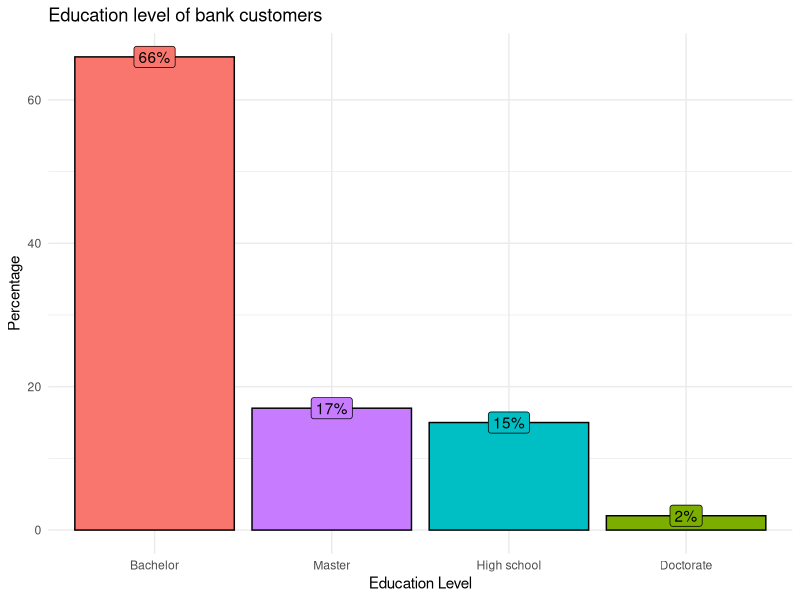
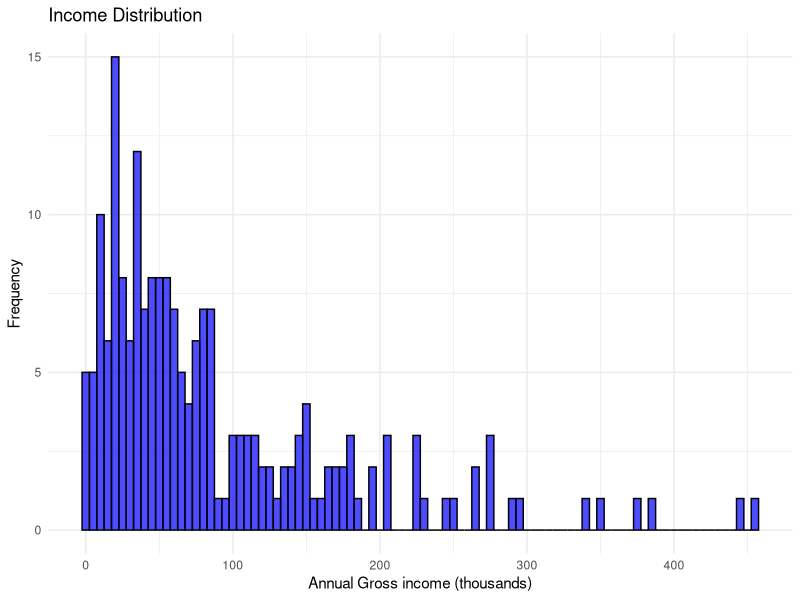
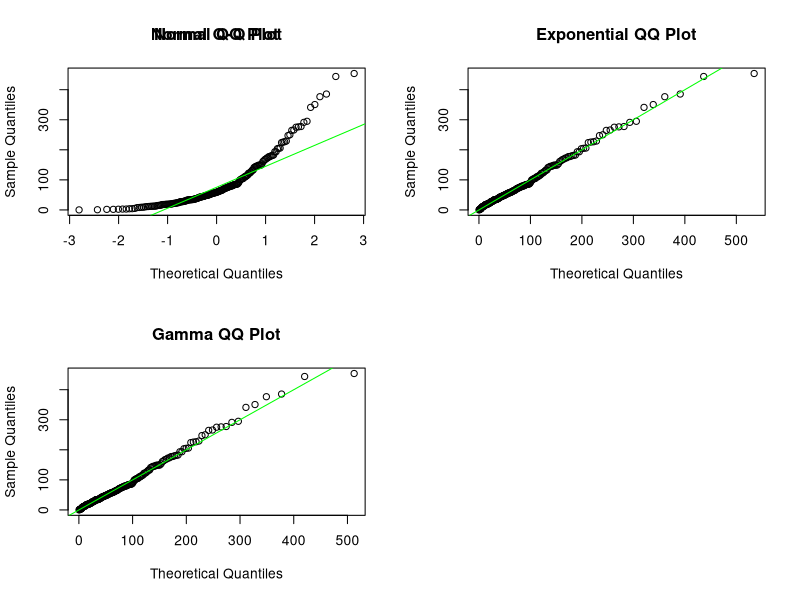
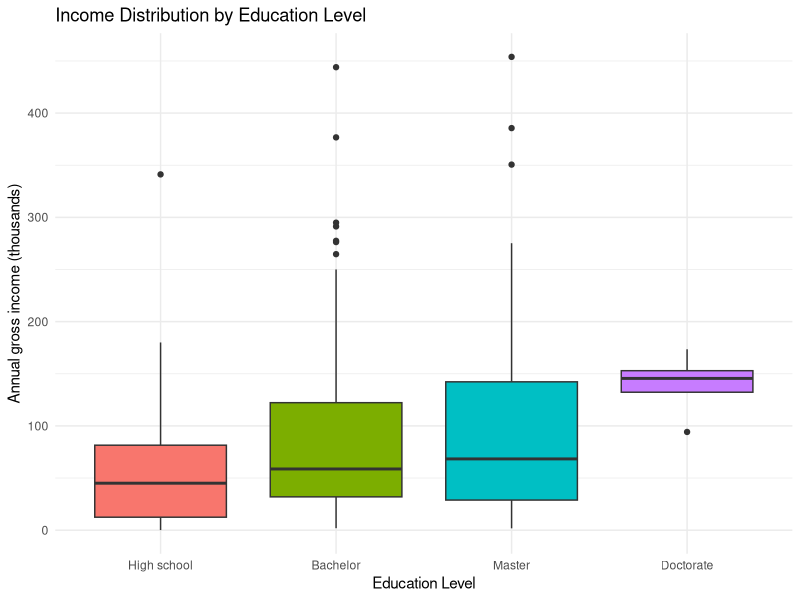
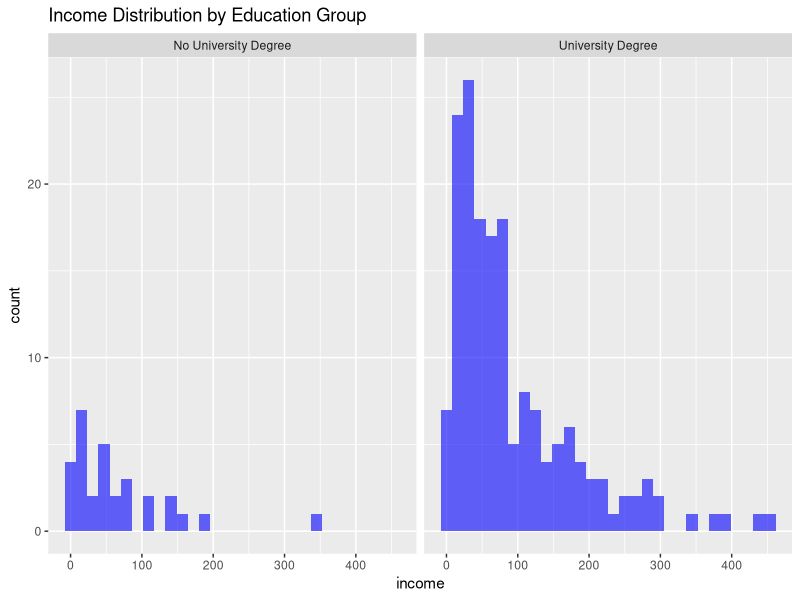

The R source for these figures, in order:
## ---- chunk 1
#| echo: false
# Set up chunk for all slides
knitr::opts_chunk$set(
  fig.width = 6,
  fig.height = 4,
  fig.align = "center",
  out.width = "100%",
  code.line.numbers = FALSE,
  fig.retina = 4,
  echo = TRUE,
  message = FALSE,
  warning = FALSE,
  cache = FALSE,
  dev.args = list(pointsize = 11)
)
## ---- chunk 2
# Load necessary libraries
library(tidyverse)
library(kableExtra)
library(fitdistrplus)
library(ggplot2)
library(MASS)
library(boot)

# Load the dataset
data <- read_csv("data/banksurvey.csv")
## ---- chunk 3

# Descriptive bar plot
data %>% 
  group_by(education) %>% 
  summarise(perc = n()/nrow(data) * 100) %>% 
  as.data.frame() %>% 
  ggplot(aes(x = fct_reorder(education, -perc), 
             y = perc, 
             fill = education)) + 
  geom_col(color = "black") + 
  theme_minimal() + 
  labs(x = "Education Level", 
       y = "Percentage", 
       title = "Education level of bank customers") + 
  geom_label(aes(label = paste0(perc, "%"), 
                 vjust = 0.5)) + 
  guides(fill = "none")

## ---- chunk 4
# Histogram of incomes
ggplot(data, aes(x = income)) + 
  geom_histogram(binwidth = 5, fill = "blue", color = "black", alpha = 0.7) +
  labs(title = "Income Distribution", x = "Annual Gross income (thousands)", y = "Frequency") +
  theme_minimal()

## ---- chunk 5
# Descriptive statistics
summary_stats <- data |>
  summarize(
    Mean = round(mean(income), 1),
    Median = median(income),
    SD = round(sd(income), 1),
    Min = min(income),
    Max = max(income)
  )

kable(summary_stats, 
      caption = "Statistics of annual gross income of bank customers (thousands)")
## ---- chunk 6
# Fit normal distribution
fit_norm <- fitdist(data$income, "norm")
# Fit exponential distribution
fit_exp <- fitdist(data$income, "exp")
# Fit gamma distribution
fit_gamma <- fitdist(data$income, "gamma")

# Normal distribution summary
tibble(Parameter = c("Mean", "Standard Deviation"), 
       Estimate = fit_norm$estimate, 
       'Standard Error' = fit_norm$sd) %>% 
  kable(caption = "Maximum likelihood estimates of fitted normal distribution model")

# Exponential distribution summary
tibble(Parameter = "Rate", 
       Estimate = fit_exp$estimate, 
       'Standard Error' = fit_exp$sd) %>% 
  kable(caption = "Maximum likelihood estimates of fitted exponential distribution model")

# Gamma distribution summary
tibble(Parameter = c("Shape", "Rate"), 
       Estimate = fit_gamma$estimate, 
       'Standard Error' = fit_gamma$sd) %>% 
  kable(caption = "Maximum likelihood estimates of fitted gamma distribution model")

## ---- chunk 7
# QQ plots for the normal, exponential, and gamma distributions
par(mfrow = c(2, 2)) # Set up plot window for multiple plots

# QQ plot for normal distribution
qqnorm(data$income)
qqline(data$income,col = "green")
title("Normal QQ Plot")

# QQ plot for exponential distribution
qqplot(qexp(ppoints(length(data$income)), 
            rate = fit_exp$estimate), 
       sort(data$income), 
       xlab = "Theoretical Quantiles", 
       ylab = "Sample Quantiles")
abline(0, 1,col = "green")
title("Exponential QQ Plot")

# QQ plot for gamma distribution
qqplot(qgamma(ppoints(length(data$income)), 
              shape = fit_gamma$estimate[1], 
              rate = fit_gamma$estimate[2]), 
       sort(data$income), 
       xlab = "Theoretical Quantiles", 
       ylab = "Sample Quantiles")
abline(0, 1,col = "green")
title("Gamma QQ Plot")

## ---- chunk 8
# Estimate the 80th percentile using estimators based on fitted model
q80_normal <- qnorm(0.80, mean = fit_norm$estimate[1], sd = fit_norm$estimate[2])
q80_exponential <- qexp(0.80, rate=fit_exp$estimate)
q80_gamma <- qgamma(0.80, shape=fit_gamma$estimate[1], rate=fit_gamma$estimate[2])

# Create a tibble based on these results
results <- tibble(
  Distribution = c("Normal", "Exponential", "Gamma"),
  `80th Percentile Estimate` = c(q80_normal, q80_exponential, q80_gamma))


kable(results, caption = "80th Percentile Estimates based on Different Models")
## ---- chunk 9
# Using sample quantile to estimate
q80_sample <- quantile(data$income, probs = 0.80)

new_results <- tibble(
  Distribution = c("Normal", "Exponential", "Gamma","Sample"),
  `80th Percentile Estimate` = c(q80_normal, q80_exponential, q80_gamma,q80_sample))


kable(new_results, caption = "80th Percentile Estimates based on Different Models")
## ---- chunk 10
# Calculate the 95% CI for the estimates

# Normal distribution 95% CI
se_normal <- fit_norm$estimate[2] / sqrt(length(data$income))  
ci_normal <- q80_normal + c(-1.96, 1.96) * se_normal

# Exponential distribution 95% CI
se_exp <- sqrt(1 / (length(data$income) * fit_exp$estimate^2))
ci_exp <- q80_exponential + c(-1.96, 1.96) * se_exp

# Gamma distribution 95% CI
se_gamma <- sqrt(fit_gamma$estimate[1] / (fit_gamma$estimate[2]^2 * length(data$income)))
ci_gamma <- q80_gamma + c(-1.96, 1.96) * se_gamma

ci_results <- tibble(
  Distribution = c("Normal", "Exponential", "Gamma"),
  `80th Percentile Estimate` = c(q80_normal, q80_exponential, q80_gamma),
  `Lower Bound (95% CI)` = c(ci_normal[1], ci_exp[1], ci_gamma[1]),
  `Upper Bound (95% CI)` = c(ci_normal[2], ci_exp[2], ci_gamma[2])
)

kable(ci_results, caption = "80th Percentile Estimates and 95% Confidence Intervals for Different Distributions")
## ---- chunk 11
# Recode education levels into two groups: "University Degree" vs "No University Degree"
data <- data |>
  mutate(education_group = ifelse(education %in% c("Bachelor", "Master", "Doctorate"), 
                                  "University Degree", "No University Degree"))

# Group summary of income by education group
income_education_summary <- data |>
  group_by(education_group) |>
  summarise(mean_income = round(mean(income), 1), 
            sd_income = round(sd(income), 1), 
            n = n())

kable(income_education_summary, 
      caption = "Income comparison of university degree holders")

## ---- chunk 12
# Order education levels
data$education <- factor(data$education, 
                         levels = c("High school", 
                                    "Bachelor", 
                                    "Master", 
                                    "Doctorate"))

# Boxplot comparing income across all education levels
ggplot(data, aes(x = education, y = income, fill = education)) +
  geom_boxplot() +
  theme_minimal() + 
  ggtitle('Income Distribution by Education Level') +
  xlab('Education Level') +
  ylab('Annual gross income (thousands)') + 
  guides(fill = "none")
## ---- chunk 13
# Subset data into two groups
university_graduates <- data |> filter(education_group == "University Degree")
non_graduates <- data |> filter(education_group == "No University Degree")

# Calculate the mean difference and confidence interval
mean_diff <- mean(university_graduates$income) - mean(non_graduates$income)

# Perform a t-test to get the confidence interval
t_test_result <- t.test(university_graduates$income, non_graduates$income, var.equal = FALSE)

# Print the results
kable(round(mean_diff, 1), 
      caption = "Difference in mean income (thousands)", 
      col.names = "")

kable(round(t_test_result$conf.int, 1), 
      caption = "95% confidence interval of difference in mean income (thousands)", 
      col.names = "")

## ---- chunk 14
# Histograms to check normality
ggplot(data, aes(x = income)) +
  geom_histogram(bins = 30, fill = 'blue', alpha = 0.6) +
  facet_wrap(~education_group) +
  ggtitle('Income Distribution by Education Group')

# Check the sample sizes of each group
table(data$education_group) %>% 
  kable(col.names = c("Education level", "Count"), 
        caption = "Sample size of education groups")
